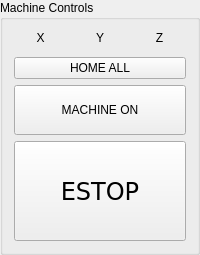
       <widget class="QGroupBox" name="MACHINECONTROLS">
        <property name="title">
         <string>Machine Controls</string>
        </property>
        <layout class="QVBoxLayout" name="verticalLayout_15" stretch="1,3,3,6">
         <item>
          <layout class="QGridLayout" name="gridLayout_5">
           <item row="0" column="0">
            <widget class="QLabel" name="label_9">
             <property name="text">
              <string>X</string>
             </property>
             <property name="alignment">
              <set>Qt::AlignCenter</set>
             </property>
            </widget>
           </item>
           <item row="1" column="1">
            <widget class="LED" name="ind_limit_y"/>
           </item>
           <item row="1" column="2">
            <widget class="LED" name="ind_limit_z"/>
           </item>
           <item row="0" column="1">
            <widget class="QLabel" name="label_10">
             <property name="text">
              <string>Y</string>
             </property>
             <property name="alignment">
              <set>Qt::AlignCenter</set>
             </property>
            </widget>
           </item>
           <item row="1" column="0">
            <widget class="LED" name="ind_limit_x"/>
           </item>
           <item row="0" column="2">
            <widget class="QLabel" name="label_15">
             <property name="text">
              <string>Z</string>
             </property>
             <property name="alignment">
              <set>Qt::AlignCenter</set>
             </property>
            </widget>
           </item>
          </layout>
         </item>
         <item>
          <widget class="ActionButton" name="actionbutton_21">
           <property name="sizePolicy">
            <sizepolicy hsizetype="Minimum" vsizetype="Preferred">
             <horstretch>0</horstretch>
             <verstretch>0</verstretch>
            </sizepolicy>
           </property>
           <property name="text">
            <string>HOME ALL</string>
           </property>
           <property name="indicator_option" stdset="0">
            <bool>false</bool>
           </property>
           <property name="indicator_HAL_pin_option" stdset="0">
            <bool>false</bool>
           </property>
           <property name="indicator_status_option" stdset="0">
            <bool>false</bool>
           </property>
           <property name="checked_state_text_option" stdset="0">
            <bool>false</bool>
           </property>
           <property name="python_command_option" stdset="0">
            <bool>false</bool>
           </property>
           <property name="on_color" stdset="0">
            <color>
             <red>255</red>
             <green>0</green>
             <blue>0</blue>
            </color>
           </property>
           <property name="shape_option" stdset="0">
            <number>0</number>
           </property>
           <property name="off_color" stdset="0">
            <color>
             <red>0</red>
             <green>0</green>
             <blue>0</blue>
            </color>
           </property>
           <property name="indicator_size" stdset="0">
            <double>0.300000000000000</double>
           </property>
           <property name="circle_diameter" stdset="0">
            <number>10</number>
           </property>
           <property name="right_edge_offset" stdset="0">
            <number>0</number>
           </property>
           <property name="top_edge_offset" stdset="0">
            <number>0</number>
           </property>
           <property name="corner_radius" stdset="0">
            <double>5.000000000000000</double>
           </property>
           <property name="height_fraction" stdset="0">
            <double>0.300000000000000</double>
           </property>
           <property name="width_fraction" stdset="0">
            <double>0.900000000000000</double>
           </property>
           <property name="true_state_string" stdset="0">
            <string>True</string>
           </property>
           <property name="false_state_string" stdset="0">
            <string>False</string>
           </property>
           <property name="true_python_cmd_string" stdset="0">
            <string>print(&quot;true command&quot;)</string>
           </property>
           <property name="false_python_cmd_string" stdset="0">
            <string>print(&quot;false command&quot;)</string>
           </property>
           <property name="invert_the_status" stdset="0">
            <bool>false</bool>
           </property>
           <property name="is_paused_status" stdset="0">
            <bool>false</bool>
           </property>
           <property name="is_estopped_status" stdset="0">
            <bool>false</bool>
           </property>
           <property name="is_on_status" stdset="0">
            <bool>false</bool>
           </property>
           <property name="is_idle_status" stdset="0">
            <bool>false</bool>
           </property>
           <property name="is_homed_status" stdset="0">
            <bool>false</bool>
           </property>
           <property name="is_flood_status" stdset="0">
            <bool>false</bool>
           </property>
           <property name="is_mist_status" stdset="0">
            <bool>false</bool>
           </property>
           <property name="is_block_delete_status" stdset="0">
            <bool>false</bool>
           </property>
           <property name="is_optional_stop_status" stdset="0">
            <bool>false</bool>
           </property>
           <property name="is_joint_homed_status" stdset="0">
            <bool>false</bool>
           </property>
           <property name="is_limits_overridden_status" stdset="0">
            <bool>false</bool>
           </property>
           <property name="is_manual_status" stdset="0">
            <bool>false</bool>
           </property>
           <property name="is_mdi_status" stdset="0">
            <bool>false</bool>
           </property>
           <property name="is_auto_status" stdset="0">
            <bool>false</bool>
           </property>
           <property name="is_spindle_stopped_status" stdset="0">
            <bool>false</bool>
           </property>
           <property name="is_spindle_fwd_status" stdset="0">
            <bool>false</bool>
           </property>
           <property name="is_spindle_rev_status" stdset="0">
            <bool>false</bool>
           </property>
           <property name="joint_number_status" stdset="0">
            <number>0</number>
           </property>
           <property name="home_action" stdset="0">
            <bool>true</bool>
           </property>
           <property name="template_label_option" stdset="0">
            <bool>false</bool>
           </property>
           <property name="joint_number" stdset="0">
            <number>-1</number>
           </property>
           <property name="incr_imperial_number" stdset="0">
            <double>0.010000000000000</double>
           </property>
           <property name="incr_mm_number" stdset="0">
            <double>0.025000000000000</double>
           </property>
           <property name="incr_angular_number" stdset="0">
            <double>-1.000000000000000</double>
           </property>
           <property name="toggle_float_option" stdset="0">
            <bool>false</bool>
           </property>
           <property name="float_num" stdset="0">
            <double>0.300000000000000</double>
           </property>
           <property name="float_alt_num" stdset="0">
            <double>50.000000000000000</double>
           </property>
           <property name="view_type_string" stdset="0">
            <string>P</string>
           </property>
           <property name="command_text_string" stdset="0">
            <string/>
           </property>
           <property name="ini_mdi_number" stdset="0">
            <number>0</number>
           </property>
           <property name="textTemplate" stdset="0">
            <string>%1.3f in</string>
           </property>
           <property name="alt_textTemplate" stdset="0">
            <string>%1.2f mm</string>
           </property>
          </widget>
         </item>
         <item>
          <widget class="ActionButton" name="actionbutton_20">
           <property name="minimumSize">
            <size>
             <width>0</width>
             <height>50</height>
            </size>
           </property>
           <property name="text">
            <string>MACHINE ON</string>
           </property>
           <property name="indicator_option" stdset="0">
            <bool>true</bool>
           </property>
           <property name="indicator_HAL_pin_option" stdset="0">
            <bool>false</bool>
           </property>
           <property name="indicator_status_option" stdset="0">
            <bool>true</bool>
           </property>
           <property name="checked_state_text_option" stdset="0">
            <bool>false</bool>
           </property>
           <property name="python_command_option" stdset="0">
            <bool>false</bool>
           </property>
           <property name="on_color" stdset="0">
            <color>
             <red>255</red>
             <green>0</green>
             <blue>0</blue>
            </color>
           </property>
           <property name="shape_option" stdset="0">
            <number>0</number>
           </property>
           <property name="off_color" stdset="0">
            <color>
             <red>0</red>
             <green>0</green>
             <blue>0</blue>
            </color>
           </property>
           <property name="indicator_size" stdset="0">
            <double>0.300000000000000</double>
           </property>
           <property name="circle_diameter" stdset="0">
            <number>10</number>
           </property>
           <property name="right_edge_offset" stdset="0">
            <number>0</number>
           </property>
           <property name="top_edge_offset" stdset="0">
            <number>0</number>
           </property>
           <property name="corner_radius" stdset="0">
            <double>5.000000000000000</double>
           </property>
           <property name="height_fraction" stdset="0">
            <double>0.300000000000000</double>
           </property>
           <property name="width_fraction" stdset="0">
            <double>0.900000000000000</double>
           </property>
           <property name="true_state_string" stdset="0">
            <string>True</string>
           </property>
           <property name="false_state_string" stdset="0">
            <string>False</string>
           </property>
           <property name="true_python_cmd_string" stdset="0">
            <string>print(&quot;true command&quot;)</string>
           </property>
           <property name="false_python_cmd_string" stdset="0">
            <string>print(&quot;false command&quot;)</string>
           </property>
           <property name="invert_the_status" stdset="0">
            <bool>false</bool>
           </property>
           <property name="is_paused_status" stdset="0">
            <bool>false</bool>
           </property>
           <property name="is_estopped_status" stdset="0">
            <bool>false</bool>
           </property>
           <property name="is_on_status" stdset="0">
            <bool>true</bool>
           </property>
           <property name="is_idle_status" stdset="0">
            <bool>false</bool>
           </property>
           <property name="is_homed_status" stdset="0">
            <bool>false</bool>
           </property>
           <property name="is_flood_status" stdset="0">
            <bool>false</bool>
           </property>
           <property name="is_mist_status" stdset="0">
            <bool>false</bool>
           </property>
           <property name="is_block_delete_status" stdset="0">
            <bool>false</bool>
           </property>
           <property name="is_optional_stop_status" stdset="0">
            <bool>false</bool>
           </property>
           <property name="is_joint_homed_status" stdset="0">
            <bool>false</bool>
           </property>
           <property name="is_limits_overridden_status" stdset="0">
            <bool>false</bool>
           </property>
           <property name="is_manual_status" stdset="0">
            <bool>false</bool>
           </property>
           <property name="is_mdi_status" stdset="0">
            <bool>false</bool>
           </property>
           <property name="is_auto_status" stdset="0">
            <bool>false</bool>
           </property>
           <property name="is_spindle_stopped_status" stdset="0">
            <bool>false</bool>
           </property>
           <property name="is_spindle_fwd_status" stdset="0">
            <bool>false</bool>
           </property>
           <property name="is_spindle_rev_status" stdset="0">
            <bool>false</bool>
           </property>
           <property name="joint_number_status" stdset="0">
            <number>0</number>
           </property>
           <property name="machine_on_action" stdset="0">
            <bool>true</bool>
           </property>
           <property name="template_label_option" stdset="0">
            <bool>false</bool>
           </property>
           <property name="joint_number" stdset="0">
            <number>-1</number>
           </property>
           <property name="incr_imperial_number" stdset="0">
            <double>0.010000000000000</double>
           </property>
           <property name="incr_mm_number" stdset="0">
            <double>0.025000000000000</double>
           </property>
           <property name="incr_angular_number" stdset="0">
            <double>-1.000000000000000</double>
           </property>
           <property name="toggle_float_option" stdset="0">
            <bool>false</bool>
           </property>
           <property name="float_num" stdset="0">
            <double>0.300000000000000</double>
           </property>
           <property name="float_alt_num" stdset="0">
            <double>50.000000000000000</double>
           </property>
           <property name="view_type_string" stdset="0">
            <string>P</string>
           </property>
           <property name="command_text_string" stdset="0">
            <string/>
           </property>
           <property name="ini_mdi_number" stdset="0">
            <number>0</number>
           </property>
           <property name="textTemplate" stdset="0">
            <string>%1.3f in</string>
           </property>
           <property name="alt_textTemplate" stdset="0">
            <string>%1.2f mm</string>
           </property>
          </widget>
         </item>
         <item>
          <widget class="ActionButton" name="actionbutton_5">
           <property name="minimumSize">
            <size>
             <width>140</width>
             <height>100</height>
            </size>
           </property>
           <property name="font">
            <font>
             <family>DejaVu Sans</family>
             <pointsize>18</pointsize>
            </font>
           </property>
           <property name="text">
            <string>ESTOP</string>
           </property>
           <property name="indicator_option" stdset="0">
            <bool>false</bool>
           </property>
           <property name="indicator_HAL_pin_option" stdset="0">
            <bool>false</bool>
           </property>
           <property name="indicator_status_option" stdset="0">
            <bool>false</bool>
           </property>
           <property name="checked_state_text_option" stdset="0">
            <bool>false</bool>
           </property>
           <property name="python_command_option" stdset="0">
            <bool>false</bool>
           </property>
           <property name="on_color" stdset="0">
            <color>
             <red>255</red>
             <green>0</green>
             <blue>0</blue>
            </color>
           </property>
           <property name="shape_option" stdset="0">
            <number>0</number>
           </property>
           <property name="off_color" stdset="0">
            <color>
             <red>0</red>
             <green>0</green>
             <blue>0</blue>
            </color>
           </property>
           <property name="indicator_size" stdset="0">
            <double>0.300000000000000</double>
           </property>
           <property name="circle_diameter" stdset="0">
            <number>10</number>
           </property>
           <property name="right_edge_offset" stdset="0">
            <number>0</number>
           </property>
           <property name="top_edge_offset" stdset="0">
            <number>0</number>
           </property>
           <property name="corner_radius" stdset="0">
            <double>5.000000000000000</double>
           </property>
           <property name="height_fraction" stdset="0">
            <double>0.300000000000000</double>
           </property>
           <property name="width_fraction" stdset="0">
            <double>0.900000000000000</double>
           </property>
           <property name="true_state_string" stdset="0">
            <string>True</string>
           </property>
           <property name="false_state_string" stdset="0">
            <string>False</string>
           </property>
           <property name="true_python_cmd_string" stdset="0">
            <string>print(&quot;true command&quot;)</string>
           </property>
           <property name="false_python_cmd_string" stdset="0">
            <string>print(&quot;false command&quot;)</string>
           </property>
           <property name="invert_the_status" stdset="0">
            <bool>false</bool>
           </property>
           <property name="is_paused_status" stdset="0">
            <bool>false</bool>
           </property>
           <property name="is_estopped_status" stdset="0">
            <bool>false</bool>
           </property>
           <property name="is_on_status" stdset="0">
            <bool>false</bool>
           </property>
           <property name="is_idle_status" stdset="0">
            <bool>false</bool>
           </property>
           <property name="is_homed_status" stdset="0">
            <bool>false</bool>
           </property>
           <property name="is_flood_status" stdset="0">
            <bool>false</bool>
           </property>
           <property name="is_mist_status" stdset="0">
            <bool>false</bool>
           </property>
           <property name="is_block_delete_status" stdset="0">
            <bool>false</bool>
           </property>
           <property name="is_optional_stop_status" stdset="0">
            <bool>false</bool>
           </property>
           <property name="is_joint_homed_status" stdset="0">
            <bool>false</bool>
           </property>
           <property name="is_limits_overridden_status" stdset="0">
            <bool>false</bool>
           </property>
           <property name="is_manual_status" stdset="0">
            <bool>false</bool>
           </property>
           <property name="is_mdi_status" stdset="0">
            <bool>false</bool>
           </property>
           <property name="is_auto_status" stdset="0">
            <bool>false</bool>
           </property>
           <property name="is_spindle_stopped_status" stdset="0">
            <bool>false</bool>
           </property>
           <property name="is_spindle_fwd_status" stdset="0">
            <bool>false</bool>
           </property>
           <property name="is_spindle_rev_status" stdset="0">
            <bool>false</bool>
           </property>
           <property name="joint_number_status" stdset="0">
            <number>0</number>
           </property>
           <property name="estop_action" stdset="0">
            <bool>true</bool>
           </property>
           <property name="run_action" stdset="0">
            <bool>false</bool>
           </property>
           <property name="template_label_option" stdset="0">
            <bool>false</bool>
           </property>
           <property name="joint_number" stdset="0">
            <number>-1</number>
           </property>
           <property name="incr_imperial_number" stdset="0">
            <double>0.010000000000000</double>
           </property>
           <property name="incr_mm_number" stdset="0">
            <double>0.025000000000000</double>
           </property>
           <property name="incr_angular_number" stdset="0">
            <double>-1.000000000000000</double>
           </property>
           <property name="toggle_float_option" stdset="0">
            <bool>false</bool>
           </property>
           <property name="float_num" stdset="0">
            <double>0.300000000000000</double>
           </property>
           <property name="float_alt_num" stdset="0">
            <double>50.000000000000000</double>
           </property>
           <property name="view_type_string" stdset="0">
            <string>P</string>
           </property>
           <property name="command_text_string" stdset="0">
            <string/>
           </property>
           <property name="ini_mdi_number" stdset="0">
            <number>0</number>
           </property>
           <property name="textTemplate" stdset="0">
            <string>%1.3f in</string>
           </property>
           <property name="alt_textTemplate" stdset="0">
            <string>%1.2f mm</string>
           </property>
          </widget>
         </item>
        </layout>
       </widget>
